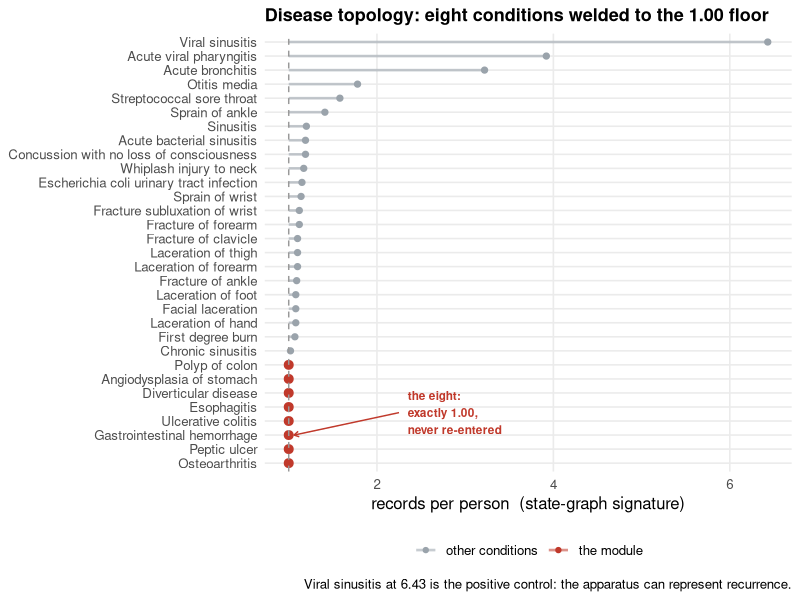
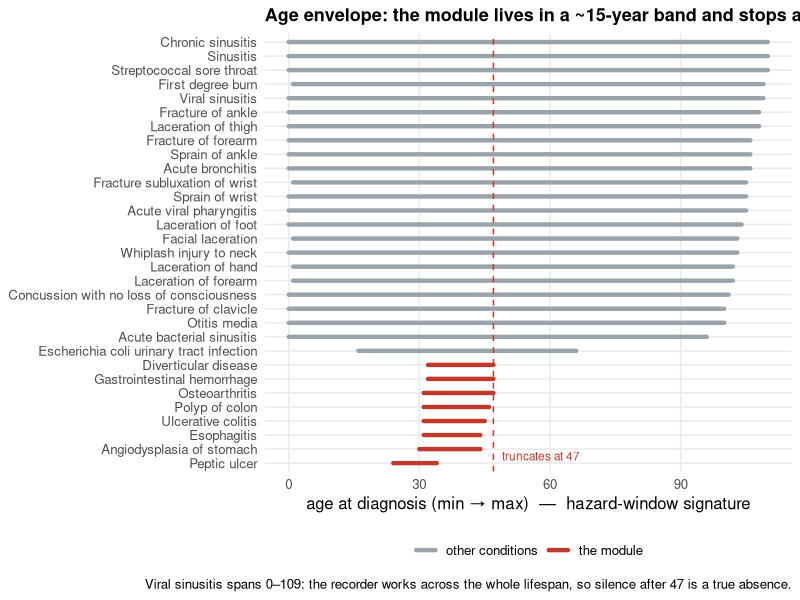
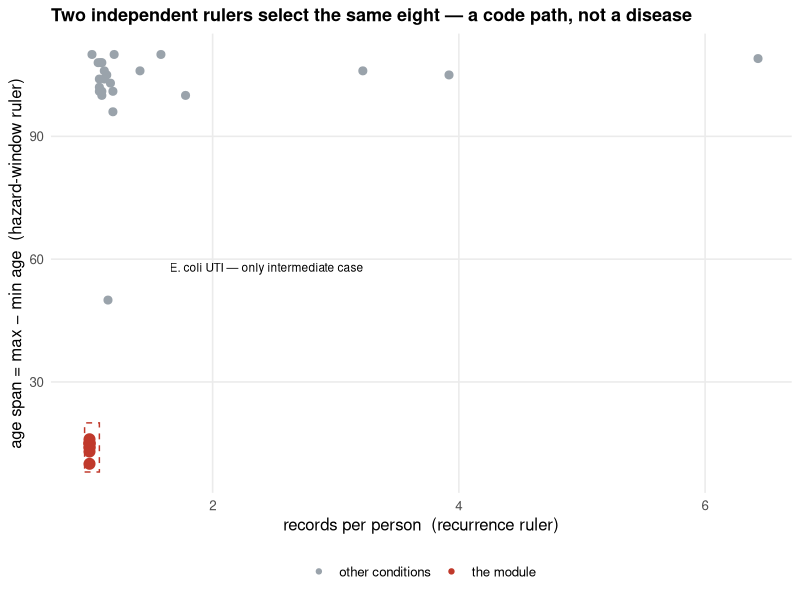
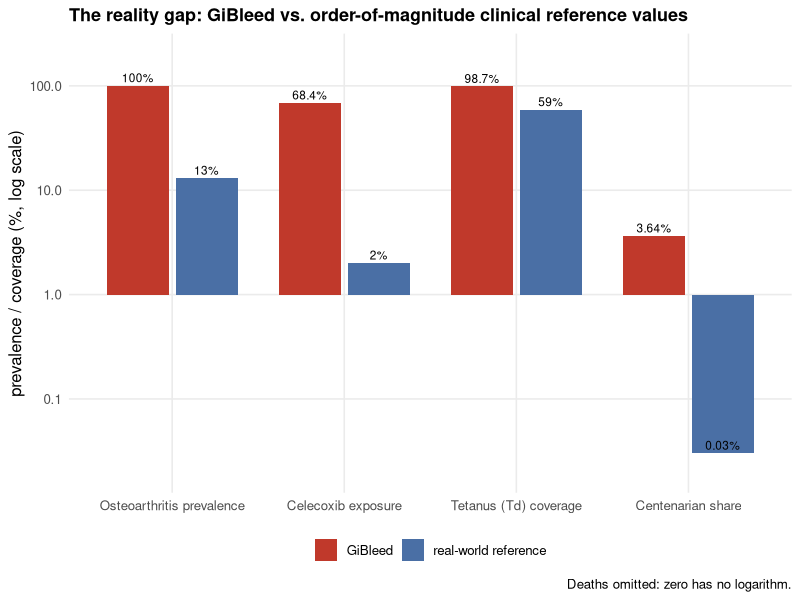

The R script that drew these images, in order:
#!/usr/bin/env Rscript
# ============================================================================
# make-figures.R  —  regenerate every figure from results/*.csv
#
# The figures are a deterministic function of the query output, not the live
# database: this script reads the committed CSVs and writes figures/*.png, so
# anyone can reproduce the plots without loading GiBleed.
#
# Pipeline:  sql/audit-queries.sql  ->  results/*.csv  ->  (this)  ->  figures/*.png
# Run from the repository root:   Rscript scripts/make-figures.R
# ============================================================================

suppressPackageStartupMessages(library(ggplot2))

dir.create("figures", showWarnings = FALSE)

MOD <- "#c0392b"   # the module
OTH <- "#9aa3ab"   # other conditions
REF <- "#4a6fa5"   # real-world reference

base_theme <- theme_minimal(base_size = 12) +
  theme(panel.grid.minor = element_blank(),
        plot.title = element_text(face = "bold", size = 13),
        legend.position = "bottom", legend.title = element_blank())

save_fig <- function(p, file, w = 8.4, h = 8.6)
  ggsave(file.path("figures", file), p, width = w, height = h, dpi = 200, bg = "white")

# ---- load the single source of truth --------------------------------------
rp <- read.csv("results/recs-per-person.csv", check.names = FALSE, stringsAsFactors = FALSE)
rp$is_module <- as.logical(rp$is_module)
mod_lab <- c("FALSE" = "other conditions", "TRUE" = "the module")
mod_col <- c("FALSE" = OTH, "TRUE" = MOD)

# ---- FIG 1 · topology (records per person) --------------------------------
d1 <- rp
d1$concept_name <- factor(d1$concept_name, levels = d1$concept_name[order(d1$recs_per_person)])
p1 <- ggplot(d1, aes(recs_per_person, concept_name, color = is_module)) +
  geom_segment(aes(x = 1, xend = recs_per_person, yend = concept_name),
               linewidth = 0.9, alpha = 0.55) +
  geom_point(aes(size = is_module)) +
  geom_vline(xintercept = 1, linetype = "dashed", color = "grey60") +
  scale_color_manual(values = mod_col, labels = mod_lab) +
  scale_size_manual(values = c("FALSE" = 1.8, "TRUE" = 2.7), guide = "none") +
  labs(title = "Disease topology: eight conditions welded to the 1.00 floor",
       x = "records per person  (state-graph signature)", y = NULL,
       caption = "Viral sinusitis at 6.43 is the positive control: the apparatus can represent recurrence.") +
  base_theme
# callout placed in open whitespace to the right of the pinned points, arrow to the cluster
p1 <- p1 +
  annotate("segment", x = 2.25, xend = 1.06, y = 4.6, yend = 3.0,
           color = MOD, linewidth = 0.5, arrow = arrow(length = unit(0.14, "cm"))) +
  annotate("text", x = 2.35, y = 4.6, hjust = 0, color = MOD, fontface = "bold", size = 3,
           label = "the eight:\nexactly 1.00,\nnever re-entered")
save_fig(p1, "01-topology.png")

# ---- FIG 2 · age envelope --------------------------------------------------
d2 <- rp[order(rp$max_age, rp$min_age), ]
d2$concept_name <- factor(d2$concept_name, levels = d2$concept_name)
p2 <- ggplot(d2, aes(y = concept_name, color = is_module)) +
  geom_segment(aes(x = min_age, xend = max_age, yend = concept_name),
               linewidth = 1.5, lineend = "round") +
  geom_vline(xintercept = 47, linetype = "dashed", color = MOD) +
  annotate("text", x = 49, y = 1.5, label = "truncates at 47",
           color = MOD, hjust = 0, size = 3) +
  scale_color_manual(values = mod_col, labels = mod_lab) +
  labs(title = "Age envelope: the module lives in a ~15-year band and stops at 47",
       x = "age at diagnosis (min \u2192 max)  \u2014  hazard-window signature", y = NULL,
       caption = "Viral sinusitis spans 0\u2013109: the recorder works across the whole lifespan, so silence after 47 is a true absence.") +
  base_theme
save_fig(p2, "02-age-envelope.png")

# ---- FIG 3 · module boundary (two rulers) ----------------------------------
mods <- rp[rp$is_module, ]
box  <- data.frame(xmin = min(mods$recs_per_person) - 0.04, xmax = max(mods$recs_per_person) + 0.08,
                   ymin = min(mods$age_span) - 2,          ymax = max(mods$age_span) + 4)
ecoli <- rp[grepl("^Escherichia", rp$concept_name), ]
p3 <- ggplot(rp, aes(recs_per_person, age_span, color = is_module)) +
  geom_rect(data = box, inherit.aes = FALSE,
            aes(xmin = xmin, xmax = xmax, ymin = ymin, ymax = ymax),
            fill = NA, color = MOD, linetype = "dashed") +
  geom_point(aes(size = is_module)) +
  scale_color_manual(values = mod_col, labels = mod_lab) +
  scale_size_manual(values = c("FALSE" = 2.4, "TRUE" = 3.4), guide = "none") +
  labs(title = "Two independent rulers select the same eight \u2014 a code path, not a disease",
       x = "records per person  (recurrence ruler)",
       y = "age span = max \u2212 min age  (hazard-window ruler)") +
  base_theme
if (nrow(ecoli))
  p3 <- p3 + annotate("text", x = ecoli$recs_per_person + 0.5, y = ecoli$age_span + 8,
                      label = "E. coli UTI \u2014 only intermediate case", size = 3, hjust = 0)
save_fig(p3, "03-module-boundary.png", w = 8.6, h = 6.6)

# ---- FIG 4 · reality gap ---------------------------------------------------
gap  <- read.csv("results/reality-gap.csv", stringsAsFactors = FALSE)
long <- rbind(
  data.frame(metric = gap$metric, source = "GiBleed",             pct = gap$gibleed_pct),
  data.frame(metric = gap$metric, source = "real-world reference", pct = gap$realworld_pct))
long$metric <- factor(long$metric, levels = gap$metric)
p4 <- ggplot(long, aes(metric, pct, fill = source)) +
  geom_col(position = position_dodge(width = 0.8), width = 0.72) +
  geom_text(aes(label = paste0(pct, "%")), position = position_dodge(width = 0.8),
            vjust = -0.4, size = 3) +
  scale_y_log10(limits = c(0.02, 200)) +
  scale_fill_manual(values = c("GiBleed" = MOD, "real-world reference" = REF)) +
  labs(title = "The reality gap: GiBleed vs. order-of-magnitude clinical reference values",
       x = NULL, y = "prevalence / coverage (%, log scale)",
       caption = "Deaths omitted: zero has no logarithm.") +
  base_theme
save_fig(p4, "04-reality-gap.png", w = 9, h = 5.6)

cat("figures written:", paste(list.files("figures", pattern = "\\.png$"), collapse = ", "), "\n")
